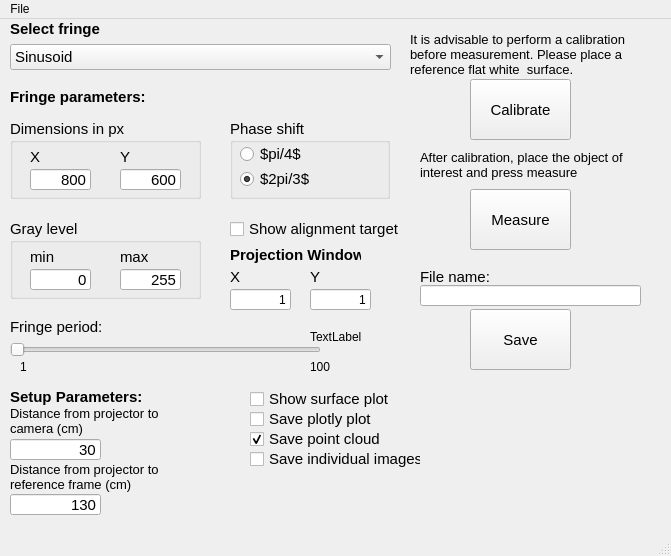
<?xml version="1.0" encoding="UTF-8"?>
<ui version="4.0">
 <class>MainWindow</class>
 <widget class="QMainWindow" name="MainWindow">
  <property name="geometry">
   <rect>
    <x>0</x>
    <y>0</y>
    <width>671</width>
    <height>556</height>
   </rect>
  </property>
  <property name="windowTitle">
   <string>Fringe Projection</string>
  </property>
  <widget class="QWidget" name="centralwidget">
   <widget class="QWidget" name="gridLayoutWidget">
    <property name="geometry">
     <rect>
      <x>10</x>
      <y>0</y>
      <width>381</width>
      <height>51</height>
     </rect>
    </property>
    <layout class="QGridLayout" name="gridLayout">
     <item row="0" column="0">
      <widget class="QLabel" name="labelFringe">
       <property name="font">
        <font>
         <pointsize>11</pointsize>
         <weight>75</weight>
         <bold>true</bold>
        </font>
       </property>
       <property name="text">
        <string>Select fringe</string>
       </property>
      </widget>
     </item>
     <item row="2" column="0">
      <widget class="QComboBox" name="comboFringe">
       <property name="font">
        <font>
         <pointsize>11</pointsize>
        </font>
       </property>
       <item>
        <property name="text">
         <string>Sinusoid</string>
        </property>
       </item>
       <item>
        <property name="text">
         <string>Blaze</string>
        </property>
       </item>
       <item>
        <property name="text">
         <string>Binary</string>
        </property>
       </item>
      </widget>
     </item>
    </layout>
   </widget>
   <widget class="QWidget" name="gridLayoutWidget_2">
    <property name="geometry">
     <rect>
      <x>230</x>
      <y>100</y>
      <width>160</width>
      <height>80</height>
     </rect>
    </property>
    <layout class="QGridLayout" name="gridLayout_2">
     <item row="0" column="0">
      <widget class="QGroupBox" name="groupBox">
       <property name="font">
        <font>
         <pointsize>11</pointsize>
        </font>
       </property>
       <property name="title">
        <string>Phase shift</string>
       </property>
       <widget class="QRadioButton" name="radiopi4">
        <property name="geometry">
         <rect>
          <x>10</x>
          <y>25</y>
          <width>100</width>
          <height>20</height>
         </rect>
        </property>
        <property name="text">
         <string>$pi/4$</string>
        </property>
       </widget>
       <widget class="QRadioButton" name="radio2pi3">
        <property name="geometry">
         <rect>
          <x>10</x>
          <y>50</y>
          <width>100</width>
          <height>20</height>
         </rect>
        </property>
        <property name="text">
         <string>$2pi/3$</string>
        </property>
        <property name="checked">
         <bool>true</bool>
        </property>
       </widget>
      </widget>
     </item>
    </layout>
   </widget>
   <widget class="QLabel" name="label">
    <property name="geometry">
     <rect>
      <x>10</x>
      <y>70</y>
      <width>141</width>
      <height>16</height>
     </rect>
    </property>
    <property name="font">
     <font>
      <pointsize>11</pointsize>
      <weight>75</weight>
      <bold>true</bold>
     </font>
    </property>
    <property name="text">
     <string>Fringe parameters:</string>
    </property>
   </widget>
   <widget class="QPushButton" name="pushCalibrate">
    <property name="geometry">
     <rect>
      <x>470</x>
      <y>60</y>
      <width>101</width>
      <height>61</height>
     </rect>
    </property>
    <property name="font">
     <font>
      <pointsize>11</pointsize>
     </font>
    </property>
    <property name="text">
     <string>Calibrate</string>
    </property>
   </widget>
   <widget class="QPushButton" name="pushMeasure">
    <property name="geometry">
     <rect>
      <x>470</x>
      <y>170</y>
      <width>101</width>
      <height>61</height>
     </rect>
    </property>
    <property name="font">
     <font>
      <pointsize>11</pointsize>
     </font>
    </property>
    <property name="text">
     <string>Measure</string>
    </property>
   </widget>
   <widget class="QPushButton" name="pushSave">
    <property name="geometry">
     <rect>
      <x>470</x>
      <y>290</y>
      <width>101</width>
      <height>61</height>
     </rect>
    </property>
    <property name="font">
     <font>
      <pointsize>11</pointsize>
     </font>
    </property>
    <property name="text">
     <string>Save</string>
    </property>
   </widget>
   <widget class="QGroupBox" name="groupBox_2">
    <property name="geometry">
     <rect>
      <x>10</x>
      <y>100</y>
      <width>191</width>
      <height>80</height>
     </rect>
    </property>
    <property name="font">
     <font>
      <pointsize>11</pointsize>
     </font>
    </property>
    <property name="title">
     <string>Dimensions in px</string>
    </property>
    <widget class="QLineEdit" name="lineEditDimXpx">
     <property name="geometry">
      <rect>
       <x>20</x>
       <y>50</y>
       <width>61</width>
       <height>21</height>
      </rect>
     </property>
     <property name="font">
      <font>
       <pointsize>11</pointsize>
      </font>
     </property>
     <property name="text">
      <string>800</string>
     </property>
     <property name="alignment">
      <set>Qt::AlignRight|Qt::AlignTrailing|Qt::AlignVCenter</set>
     </property>
    </widget>
    <widget class="QLineEdit" name="lineEditDimYpx">
     <property name="geometry">
      <rect>
       <x>110</x>
       <y>50</y>
       <width>61</width>
       <height>21</height>
      </rect>
     </property>
     <property name="font">
      <font>
       <pointsize>11</pointsize>
      </font>
     </property>
     <property name="text">
      <string>600</string>
     </property>
     <property name="alignment">
      <set>Qt::AlignRight|Qt::AlignTrailing|Qt::AlignVCenter</set>
     </property>
    </widget>
    <widget class="QLabel" name="label_2">
     <property name="geometry">
      <rect>
       <x>20</x>
       <y>30</y>
       <width>60</width>
       <height>16</height>
      </rect>
     </property>
     <property name="text">
      <string>X</string>
     </property>
    </widget>
    <widget class="QLabel" name="label_3">
     <property name="geometry">
      <rect>
       <x>110</x>
       <y>30</y>
       <width>60</width>
       <height>16</height>
      </rect>
     </property>
     <property name="text">
      <string>Y</string>
     </property>
    </widget>
   </widget>
   <widget class="QGroupBox" name="groupBox_3">
    <property name="geometry">
     <rect>
      <x>10</x>
      <y>200</y>
      <width>191</width>
      <height>80</height>
     </rect>
    </property>
    <property name="font">
     <font>
      <pointsize>11</pointsize>
     </font>
    </property>
    <property name="title">
     <string>Gray level</string>
    </property>
    <widget class="QLineEdit" name="lineEditMinGray">
     <property name="geometry">
      <rect>
       <x>20</x>
       <y>50</y>
       <width>61</width>
       <height>21</height>
      </rect>
     </property>
     <property name="font">
      <font>
       <pointsize>11</pointsize>
      </font>
     </property>
     <property name="text">
      <string>0</string>
     </property>
     <property name="alignment">
      <set>Qt::AlignRight|Qt::AlignTrailing|Qt::AlignVCenter</set>
     </property>
    </widget>
    <widget class="QLineEdit" name="lineEditMaxGray">
     <property name="geometry">
      <rect>
       <x>110</x>
       <y>50</y>
       <width>61</width>
       <height>21</height>
      </rect>
     </property>
     <property name="font">
      <font>
       <pointsize>11</pointsize>
      </font>
     </property>
     <property name="text">
      <string>255</string>
     </property>
     <property name="maxLength">
      <number>32767</number>
     </property>
     <property name="alignment">
      <set>Qt::AlignRight|Qt::AlignTrailing|Qt::AlignVCenter</set>
     </property>
    </widget>
    <widget class="QLabel" name="label_4">
     <property name="geometry">
      <rect>
       <x>20</x>
       <y>30</y>
       <width>60</width>
       <height>16</height>
      </rect>
     </property>
     <property name="text">
      <string>min</string>
     </property>
    </widget>
    <widget class="QLabel" name="label_5">
     <property name="geometry">
      <rect>
       <x>110</x>
       <y>30</y>
       <width>60</width>
       <height>16</height>
      </rect>
     </property>
     <property name="text">
      <string>max</string>
     </property>
    </widget>
   </widget>
   <widget class="QSlider" name="sliderFringePeriod">
    <property name="geometry">
     <rect>
      <x>10</x>
      <y>320</y>
      <width>311</width>
      <height>22</height>
     </rect>
    </property>
    <property name="minimum">
     <number>1</number>
    </property>
    <property name="orientation">
     <enum>Qt::Horizontal</enum>
    </property>
   </widget>
   <widget class="QLabel" name="label_7">
    <property name="geometry">
     <rect>
      <x>10</x>
      <y>300</y>
      <width>91</width>
      <height>16</height>
     </rect>
    </property>
    <property name="font">
     <font>
      <pointsize>11</pointsize>
     </font>
    </property>
    <property name="text">
     <string>Fringe period:</string>
    </property>
   </widget>
   <widget class="QLabel" name="labelPeriodMin">
    <property name="geometry">
     <rect>
      <x>20</x>
      <y>340</y>
      <width>60</width>
      <height>16</height>
     </rect>
    </property>
    <property name="text">
     <string>1</string>
    </property>
   </widget>
   <widget class="QLabel" name="labelPeriodMax">
    <property name="geometry">
     <rect>
      <x>310</x>
      <y>340</y>
      <width>60</width>
      <height>16</height>
     </rect>
    </property>
    <property name="text">
     <string>100</string>
    </property>
   </widget>
   <widget class="QLabel" name="label_8">
    <property name="geometry">
     <rect>
      <x>10</x>
      <y>370</y>
      <width>131</width>
      <height>16</height>
     </rect>
    </property>
    <property name="font">
     <font>
      <pointsize>11</pointsize>
      <weight>75</weight>
      <bold>true</bold>
     </font>
    </property>
    <property name="text">
     <string>Setup Parameters:</string>
    </property>
   </widget>
   <widget class="QLabel" name="label_9">
    <property name="geometry">
     <rect>
      <x>10</x>
      <y>386</y>
      <width>151</width>
      <height>31</height>
     </rect>
    </property>
    <property name="font">
     <font>
      <pointsize>10</pointsize>
     </font>
    </property>
    <property name="text">
     <string>Distance from projector to camera (cm)</string>
    </property>
    <property name="scaledContents">
     <bool>false</bool>
    </property>
    <property name="wordWrap">
     <bool>true</bool>
    </property>
   </widget>
   <widget class="QLabel" name="label_10">
    <property name="geometry">
     <rect>
      <x>10</x>
      <y>442</y>
      <width>161</width>
      <height>31</height>
     </rect>
    </property>
    <property name="font">
     <font>
      <pointsize>10</pointsize>
     </font>
    </property>
    <property name="text">
     <string>Distance from projector to reference frame (cm)</string>
    </property>
    <property name="wordWrap">
     <bool>true</bool>
    </property>
   </widget>
   <widget class="QLineEdit" name="lineEditProjCamDist">
    <property name="geometry">
     <rect>
      <x>10</x>
      <y>420</y>
      <width>91</width>
      <height>21</height>
     </rect>
    </property>
    <property name="font">
     <font>
      <pointsize>11</pointsize>
     </font>
    </property>
    <property name="text">
     <string>30</string>
    </property>
    <property name="alignment">
     <set>Qt::AlignRight|Qt::AlignTrailing|Qt::AlignVCenter</set>
    </property>
   </widget>
   <widget class="QLineEdit" name="lineEditProjObjDist">
    <property name="geometry">
     <rect>
      <x>10</x>
      <y>475</y>
      <width>91</width>
      <height>21</height>
     </rect>
    </property>
    <property name="font">
     <font>
      <pointsize>11</pointsize>
     </font>
    </property>
    <property name="text">
     <string>130</string>
    </property>
    <property name="alignment">
     <set>Qt::AlignRight|Qt::AlignTrailing|Qt::AlignVCenter</set>
    </property>
   </widget>
   <widget class="QLabel" name="label_11">
    <property name="geometry">
     <rect>
      <x>410</x>
      <y>10</y>
      <width>241</width>
      <height>51</height>
     </rect>
    </property>
    <property name="font">
     <font>
      <pointsize>10</pointsize>
     </font>
    </property>
    <property name="text">
     <string>It is advisable to perform a calibration before measurement. Please place a reference flat white  surface.</string>
    </property>
    <property name="scaledContents">
     <bool>false</bool>
    </property>
    <property name="wordWrap">
     <bool>true</bool>
    </property>
   </widget>
   <widget class="QLabel" name="label_12">
    <property name="geometry">
     <rect>
      <x>420</x>
      <y>130</y>
      <width>231</width>
      <height>31</height>
     </rect>
    </property>
    <property name="font">
     <font>
      <pointsize>10</pointsize>
     </font>
    </property>
    <property name="text">
     <string>After calibration, place the object of interest and press measure</string>
    </property>
    <property name="wordWrap">
     <bool>true</bool>
    </property>
   </widget>
   <widget class="QLabel" name="labelSliderValue">
    <property name="geometry">
     <rect>
      <x>310</x>
      <y>310</y>
      <width>60</width>
      <height>16</height>
     </rect>
    </property>
    <property name="text">
     <string>TextLabel</string>
    </property>
   </widget>
   <widget class="QLabel" name="label_18">
    <property name="geometry">
     <rect>
      <x>230</x>
      <y>225</y>
      <width>131</width>
      <height>21</height>
     </rect>
    </property>
    <property name="font">
     <font>
      <pointsize>11</pointsize>
      <weight>75</weight>
      <bold>true</bold>
     </font>
    </property>
    <property name="text">
     <string>Projection Window:</string>
    </property>
   </widget>
   <widget class="QLineEdit" name="projWinPosX">
    <property name="geometry">
     <rect>
      <x>230</x>
      <y>270</y>
      <width>61</width>
      <height>21</height>
     </rect>
    </property>
    <property name="text">
     <string>1</string>
    </property>
    <property name="alignment">
     <set>Qt::AlignRight|Qt::AlignTrailing|Qt::AlignVCenter</set>
    </property>
   </widget>
   <widget class="QLineEdit" name="projWinPosY">
    <property name="geometry">
     <rect>
      <x>310</x>
      <y>270</y>
      <width>61</width>
      <height>21</height>
     </rect>
    </property>
    <property name="text">
     <string>1</string>
    </property>
    <property name="alignment">
     <set>Qt::AlignRight|Qt::AlignTrailing|Qt::AlignVCenter</set>
    </property>
   </widget>
   <widget class="QLabel" name="label_19">
    <property name="geometry">
     <rect>
      <x>230</x>
      <y>250</y>
      <width>60</width>
      <height>16</height>
     </rect>
    </property>
    <property name="font">
     <font>
      <pointsize>11</pointsize>
     </font>
    </property>
    <property name="text">
     <string>X</string>
    </property>
   </widget>
   <widget class="QLabel" name="label_20">
    <property name="geometry">
     <rect>
      <x>310</x>
      <y>250</y>
      <width>60</width>
      <height>16</height>
     </rect>
    </property>
    <property name="font">
     <font>
      <pointsize>11</pointsize>
     </font>
    </property>
    <property name="text">
     <string>Y</string>
    </property>
   </widget>
   <widget class="QCheckBox" name="plotRes">
    <property name="geometry">
     <rect>
      <x>250</x>
      <y>390</y>
      <width>151</width>
      <height>20</height>
     </rect>
    </property>
    <property name="font">
     <font>
      <pointsize>11</pointsize>
     </font>
    </property>
    <property name="text">
     <string>Save plotly plot</string>
    </property>
   </widget>
   <widget class="QCheckBox" name="savePointCloud">
    <property name="geometry">
     <rect>
      <x>250</x>
      <y>410</y>
      <width>161</width>
      <height>20</height>
     </rect>
    </property>
    <property name="font">
     <font>
      <pointsize>11</pointsize>
     </font>
    </property>
    <property name="text">
     <string>Save point cloud</string>
    </property>
    <property name="checked">
     <bool>true</bool>
    </property>
   </widget>
   <widget class="QCheckBox" name="alignTool">
    <property name="geometry">
     <rect>
      <x>230</x>
      <y>200</y>
      <width>201</width>
      <height>20</height>
     </rect>
    </property>
    <property name="font">
     <font>
      <pointsize>11</pointsize>
     </font>
    </property>
    <property name="text">
     <string>Show alignment target</string>
    </property>
   </widget>
   <widget class="QCheckBox" name="matplotlibPlot">
    <property name="geometry">
     <rect>
      <x>250</x>
      <y>370</y>
      <width>151</width>
      <height>20</height>
     </rect>
    </property>
    <property name="font">
     <font>
      <pointsize>11</pointsize>
     </font>
    </property>
    <property name="text">
     <string>Show surface plot</string>
    </property>
   </widget>
   <widget class="QCheckBox" name="saveImages">
    <property name="geometry">
     <rect>
      <x>250</x>
      <y>430</y>
      <width>171</width>
      <height>20</height>
     </rect>
    </property>
    <property name="font">
     <font>
      <pointsize>11</pointsize>
     </font>
    </property>
    <property name="text">
     <string>Save individual images</string>
    </property>
   </widget>
   <widget class="QLineEdit" name="filename">
    <property name="geometry">
     <rect>
      <x>420</x>
      <y>266</y>
      <width>221</width>
      <height>21</height>
     </rect>
    </property>
   </widget>
   <widget class="QLabel" name="label_6">
    <property name="geometry">
     <rect>
      <x>420</x>
      <y>250</y>
      <width>101</width>
      <height>16</height>
     </rect>
    </property>
    <property name="font">
     <font>
      <pointsize>11</pointsize>
     </font>
    </property>
    <property name="text">
     <string>File name:</string>
    </property>
   </widget>
  </widget>
  <widget class="QMenuBar" name="menubar">
   <property name="geometry">
    <rect>
     <x>0</x>
     <y>0</y>
     <width>671</width>
     <height>22</height>
    </rect>
   </property>
   <widget class="QMenu" name="menuFile">
    <property name="title">
     <string>File</string>
    </property>
    <addaction name="actionSave"/>
    <addaction name="separator"/>
    <addaction name="actionExit"/>
   </widget>
   <addaction name="menuFile"/>
  </widget>
  <widget class="QStatusBar" name="statusbar"/>
  <action name="actionSave">
   <property name="text">
    <string>Save</string>
   </property>
  </action>
  <action name="actionExit">
   <property name="text">
    <string>Exit</string>
   </property>
  </action>
 </widget>
 <resources/>
 <connections/>
</ui>
